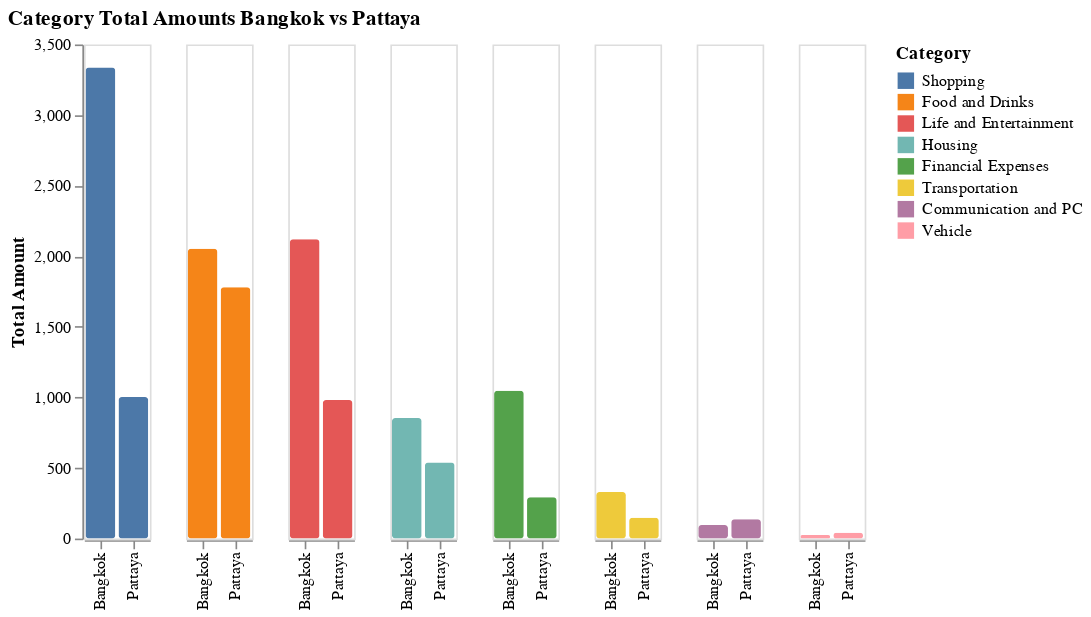

Notebook code for this chart:
### Markdown cell above
### **Category by place**  
In the previous graph I've discovered the top places in terms of duration: Bangkok and Pattaya.  I will focus on these two places and compare category expenses.

### Code cell
alt.Chart(df).mark_bar(cornerRadius=2).encode(
    alt.X(
        "place:N",
        title=None,
        sort=alt.EncodingSortField(
            field="amount", op="sum", order="descending"),
    ),
    alt.Y(
        "sum(amount):Q",
        title="Total Amount",
    ),
    alt.Column(
        "category",
        sort=[
            "Shopping",
            "Food and Drinks",
            "Life and Entertainment",
            "Housing",
            "Financial Expenses",
        ],
        title=None,
        header=alt.Header(labels=False)
    ),
    alt.Color(
        "category",
        sort=[
            "Shopping",
            "Food and Drinks",
            "Life and Entertainment",
            "Housing",
            "Financial Expenses",
        ],
        title='Category'
    ),
).transform_filter(
    (alt.FieldOneOfPredicate(field="place", oneOf=["Bangkok", "Pattaya"]))
).configure_axis(grid=False
).properties(
    title='Category Total Amounts Bangkok vs Pattaya')

### Figure 1 — Vega-Lite specification as saved in the notebook (floating-point values rounded to 4 significant figures; data arrays with more than 128 entries replaced by an {"elided": "..."} marker saying what was removed)
{"config": {"view": {"continuousWidth": 400, "continuousHeight": 300}, "axis": {"grid": false}}, "data": {"name": "data-5355ea3030094ff7b5fb57b35c6a05ac"}, "mark": {"type": "bar", "cornerRadius": 2}, "encoding": {"color": {"field": "category", "sort": ["Shopping", "Food and Drinks", "Life and Entertainment", "Housing", "Financial Expenses"], "title": "Category", "type": "nominal"}, "column": {"field": "category", "header": {"labels": false}, "sort": ["Shopping", "Food and Drinks", "Life and Entertainment", "Housing", "Financial Expenses"], "title": null, "type": "nominal"}, "x": {"field": "place", "sort": {"field": "amount", "op": "sum", "order": "descending"}, "title": null, "type": "nominal"}, "y": {"aggregate": "sum", "field": "amount", "title": "Total Amount", "type": "quantitative"}}, "title": "Category Total Amounts Bangkok vs Pattaya", "transform": [{"filter": {"field": "place", "oneOf": ["Bangkok", "Pattaya"]}}], "$schema": "https://vega.github.io/schema/vega-lite/v4.17.0.json", "datasets": {"data-5355ea3030094ff7b5fb57b35c6a05ac": {"elided": "2113 records"}}}
